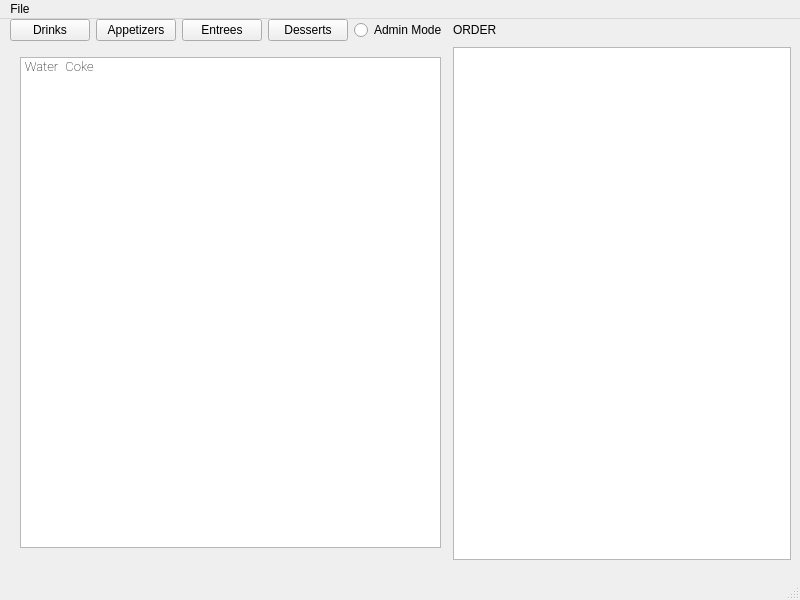
<?xml version="1.0" encoding="UTF-8"?>
<ui version="4.0">
 <class>MainWindow</class>
 <widget class="QMainWindow" name="MainWindow">
  <property name="windowModality">
   <enum>Qt::WindowModal</enum>
  </property>
  <property name="geometry">
   <rect>
    <x>0</x>
    <y>0</y>
    <width>800</width>
    <height>600</height>
   </rect>
  </property>
  <property name="windowTitle">
   <string>MainWindow</string>
  </property>
  <property name="layoutDirection">
   <enum>Qt::LeftToRight</enum>
  </property>
  <widget class="QWidget" name="centralwidget">
   <widget class="QWidget" name="layoutWidget">
    <property name="geometry">
     <rect>
      <x>10</x>
      <y>0</y>
      <width>781</width>
      <height>541</height>
     </rect>
    </property>
    <layout class="QGridLayout" name="gridLayout" rowstretch="1,0">
     <item row="1" column="3" colspan="5">
      <widget class="QStackedWidget" name="stackedWidget">
       <property name="currentIndex">
        <number>3</number>
       </property>
       <widget class="QWidget" name="appetizers">
        <widget class="QTextEdit" name="textEdit_2">
         <property name="geometry">
          <rect>
           <x>150</x>
           <y>220</y>
           <width>104</width>
           <height>70</height>
          </rect>
         </property>
         <property name="html">
          <string>&lt;!DOCTYPE HTML PUBLIC &quot;-//W3C//DTD HTML 4.0//EN&quot; &quot;http://www.w3.org/TR/REC-html40/strict.dtd&quot;&gt;
&lt;html&gt;&lt;head&gt;&lt;meta name=&quot;qrichtext&quot; content=&quot;1&quot; /&gt;&lt;meta charset=&quot;utf-8&quot; /&gt;&lt;style type=&quot;text/css&quot;&gt;
p, li { white-space: pre-wrap; }
hr { height: 1px; border-width: 0; }
li.unchecked::marker { content: &quot;\2610&quot;; }
li.checked::marker { content: &quot;\2612&quot;; }
&lt;/style&gt;&lt;/head&gt;&lt;body style=&quot; font-family:'Segoe UI'; font-size:9pt; font-weight:400; font-style:normal;&quot;&gt;
&lt;p style=&quot; margin-top:0px; margin-bottom:0px; margin-left:0px; margin-right:0px; -qt-block-indent:0; text-indent:0px;&quot;&gt;THIS IS APPETIZERS&lt;/p&gt;
&lt;p style=&quot;-qt-paragraph-type:empty; margin-top:0px; margin-bottom:0px; margin-left:0px; margin-right:0px; -qt-block-indent:0; text-indent:0px;&quot;&gt;&lt;br /&gt;&lt;/p&gt;&lt;/body&gt;&lt;/html&gt;</string>
         </property>
        </widget>
       </widget>
       <widget class="QWidget" name="entrees">
        <widget class="QPlainTextEdit" name="plainTextEdit">
         <property name="geometry">
          <rect>
           <x>260</x>
           <y>290</y>
           <width>104</width>
           <height>70</height>
          </rect>
         </property>
         <property name="plainText">
          <string>THIS IS ENTREES</string>
         </property>
        </widget>
       </widget>
       <widget class="QWidget" name="desserts">
        <widget class="QTextEdit" name="textEdit_3">
         <property name="geometry">
          <rect>
           <x>140</x>
           <y>210</y>
           <width>104</width>
           <height>70</height>
          </rect>
         </property>
         <property name="html">
          <string>&lt;!DOCTYPE HTML PUBLIC &quot;-//W3C//DTD HTML 4.0//EN&quot; &quot;http://www.w3.org/TR/REC-html40/strict.dtd&quot;&gt;
&lt;html&gt;&lt;head&gt;&lt;meta name=&quot;qrichtext&quot; content=&quot;1&quot; /&gt;&lt;meta charset=&quot;utf-8&quot; /&gt;&lt;style type=&quot;text/css&quot;&gt;
p, li { white-space: pre-wrap; }
hr { height: 1px; border-width: 0; }
li.unchecked::marker { content: &quot;\2610&quot;; }
li.checked::marker { content: &quot;\2612&quot;; }
&lt;/style&gt;&lt;/head&gt;&lt;body style=&quot; font-family:'Segoe UI'; font-size:9pt; font-weight:400; font-style:normal;&quot;&gt;
&lt;p style=&quot; margin-top:0px; margin-bottom:0px; margin-left:0px; margin-right:0px; -qt-block-indent:0; text-indent:0px;&quot;&gt;THIS IS DESSERTS&lt;/p&gt;&lt;/body&gt;&lt;/html&gt;</string>
         </property>
        </widget>
       </widget>
       <widget class="QWidget" name="drinks">
        <widget class="QTextEdit" name="textEdit">
         <property name="geometry">
          <rect>
           <x>30</x>
           <y>30</y>
           <width>104</width>
           <height>70</height>
          </rect>
         </property>
         <property name="html">
          <string>&lt;!DOCTYPE HTML PUBLIC &quot;-//W3C//DTD HTML 4.0//EN&quot; &quot;http://www.w3.org/TR/REC-html40/strict.dtd&quot;&gt;
&lt;html&gt;&lt;head&gt;&lt;meta name=&quot;qrichtext&quot; content=&quot;1&quot; /&gt;&lt;meta charset=&quot;utf-8&quot; /&gt;&lt;style type=&quot;text/css&quot;&gt;
p, li { white-space: pre-wrap; }
hr { height: 1px; border-width: 0; }
li.unchecked::marker { content: &quot;\2610&quot;; }
li.checked::marker { content: &quot;\2612&quot;; }
&lt;/style&gt;&lt;/head&gt;&lt;body style=&quot; font-family:'Segoe UI'; font-size:9pt; font-weight:400; font-style:normal;&quot;&gt;
&lt;p style=&quot; margin-top:0px; margin-bottom:0px; margin-left:0px; margin-right:0px; -qt-block-indent:0; text-indent:0px;&quot;&gt;THIS IS DRINKS&lt;/p&gt;&lt;/body&gt;&lt;/html&gt;</string>
         </property>
        </widget>
        <widget class="QWidget" name="TESTWIDGET" native="true">
         <property name="geometry">
          <rect>
           <x>130</x>
           <y>370</y>
           <width>120</width>
           <height>80</height>
          </rect>
         </property>
        </widget>
        <widget class="QListWidget" name="listWidget">
         <property name="geometry">
          <rect>
           <x>10</x>
           <y>10</y>
           <width>421</width>
           <height>491</height>
          </rect>
         </property>
         <property name="acceptDrops">
          <bool>true</bool>
         </property>
         <property name="dragEnabled">
          <bool>true</bool>
         </property>
         <property name="dragDropMode">
          <enum>QAbstractItemView::DragDrop</enum>
         </property>
         <property name="viewMode">
          <enum>QListView::IconMode</enum>
         </property>
         <property name="selectionRectVisible">
          <bool>true</bool>
         </property>
         <item>
          <property name="text">
           <string>Water</string>
          </property>
          <property name="font">
           <font>
            <family>Roboto Thin</family>
            <pointsize>10</pointsize>
           </font>
          </property>
          <property name="icon">
           <iconset theme="applications-graphics">
            <normalon>C:/Users/Aditya/Downloads/637384528077200000.jpg</normalon>
           </iconset>
          </property>
         </item>
         <item>
          <property name="text">
           <string>Coke</string>
          </property>
          <property name="font">
           <font>
            <family>Roboto Thin</family>
            <pointsize>10</pointsize>
           </font>
          </property>
          <property name="icon">
           <iconset>
            <normaloff>C:/Users/Aditya/Downloads/000145352.jpg</normaloff>C:/Users/Aditya/Downloads/000145352.jpg</iconset>
          </property>
         </item>
        </widget>
       </widget>
      </widget>
     </item>
     <item row="0" column="5">
      <widget class="QPushButton" name="entrees_btn">
       <property name="text">
        <string>Entrees</string>
       </property>
      </widget>
     </item>
     <item row="0" column="6">
      <widget class="QPushButton" name="desserts_btn">
       <property name="text">
        <string>Desserts</string>
       </property>
      </widget>
     </item>
     <item row="0" column="7">
      <widget class="QRadioButton" name="adminButton">
       <property name="text">
        <string>Admin Mode</string>
       </property>
      </widget>
     </item>
     <item row="0" column="3">
      <widget class="QPushButton" name="drinks_btn">
       <property name="text">
        <string>Drinks</string>
       </property>
      </widget>
     </item>
     <item row="0" column="4">
      <widget class="QPushButton" name="appetizers_btn">
       <property name="text">
        <string>Appetizers</string>
       </property>
      </widget>
     </item>
     <item row="1" column="8">
      <widget class="QListWidget" name="listWidget_2">
       <property name="dragDropMode">
        <enum>QAbstractItemView::DropOnly</enum>
       </property>
      </widget>
     </item>
     <item row="0" column="8">
      <widget class="QLabel" name="order">
       <property name="text">
        <string>ORDER</string>
       </property>
      </widget>
     </item>
    </layout>
   </widget>
  </widget>
  <widget class="QMenuBar" name="menubar">
   <property name="geometry">
    <rect>
     <x>0</x>
     <y>0</y>
     <width>800</width>
     <height>21</height>
    </rect>
   </property>
   <widget class="QMenu" name="menuFood_Service_Manager">
    <property name="title">
     <string>File</string>
    </property>
    <addaction name="actionadd_file"/>
   </widget>
   <addaction name="menuFood_Service_Manager"/>
  </widget>
  <widget class="QStatusBar" name="statusbar"/>
  <action name="actionadd_file">
   <property name="text">
    <string>add file</string>
   </property>
  </action>
 </widget>
 <resources/>
 <connections/>
</ui>
